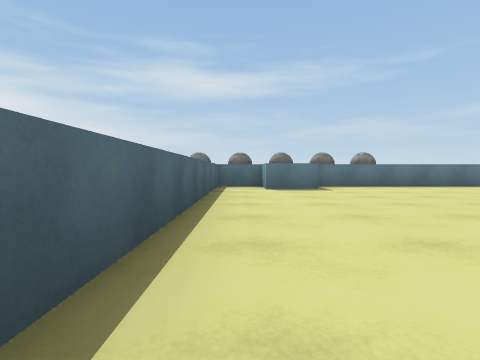
View 1 (above)

16 first-person views from a walk through a 3-D level made in the Unity game engine. The camera is 0.37 m above the floor, tilts 2° down and sees 80° across. The floor is counted in squares, 1 m on a side. Each view is taken from the middle of a square. On the plan, view 1 faces up. The plan holds only what a view shows up to about 9 squares ahead; the rest is blank. The place goes on beyond the plan. The player is left out. Surface patterns are stand-ins for the level's own textures.

View 2
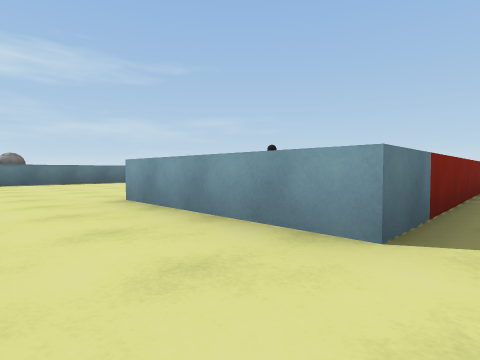

View 3
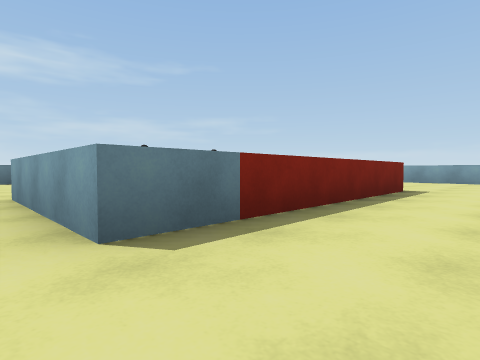

View 4
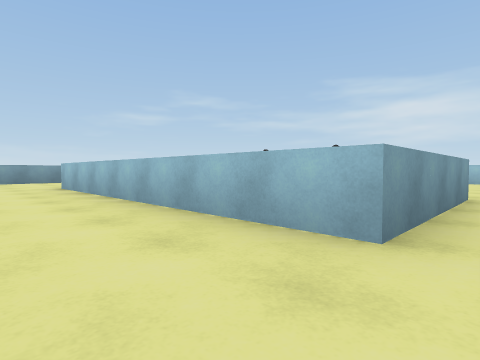

View 5
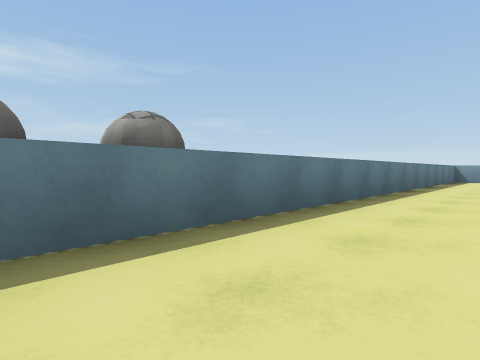

View 6
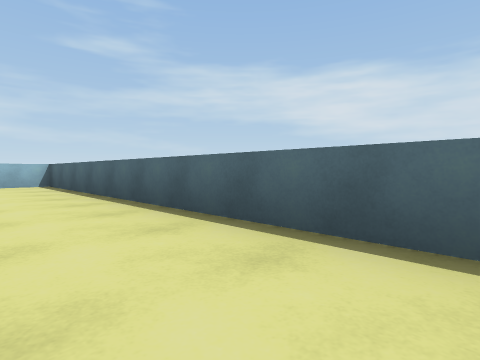

View 7
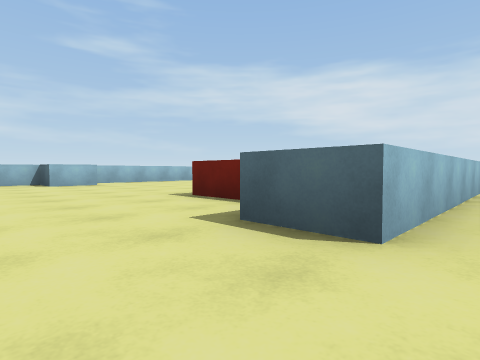

View 8
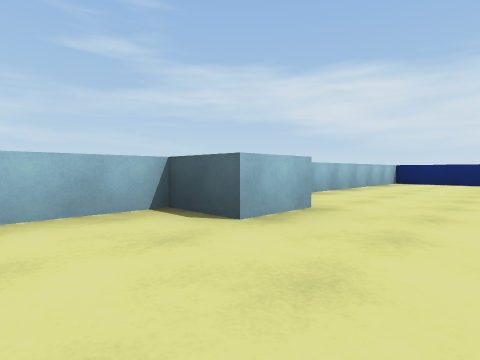

View 9
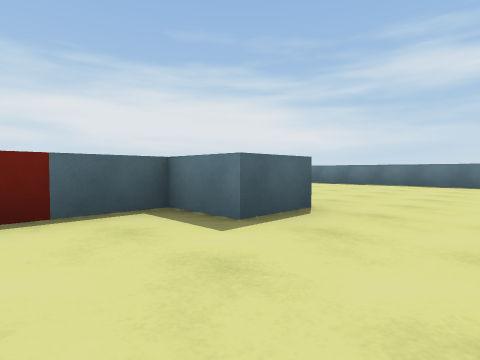

View 10
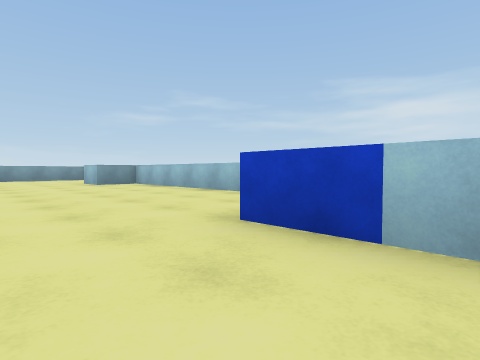

View 11
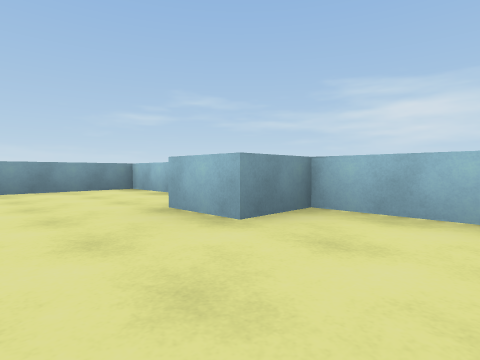

View 12
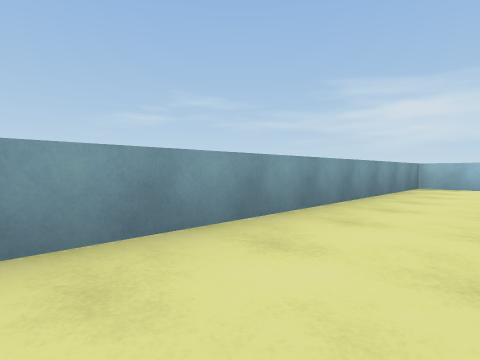

View 13
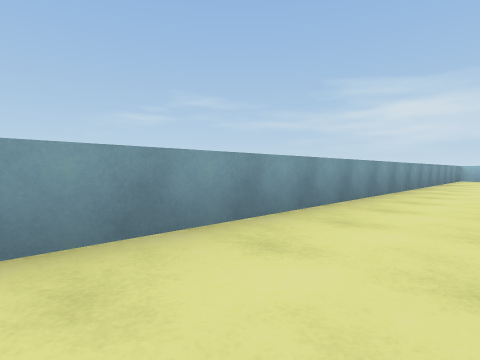

View 14
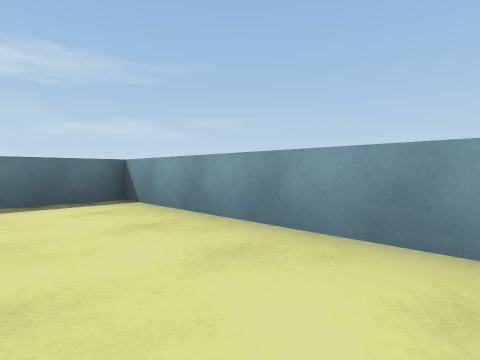

View 15
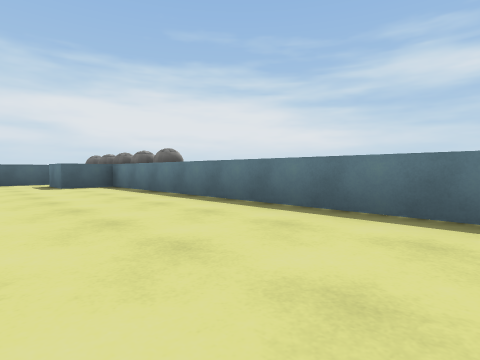

View 16
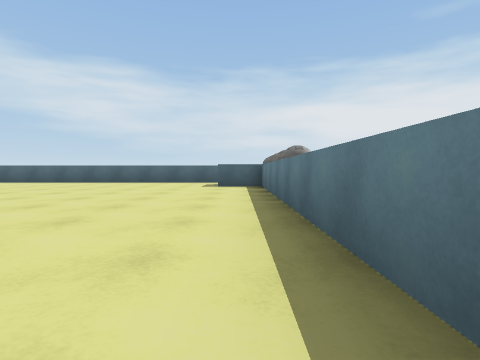

### Floor plan
Points are (right, up) in squares from view 1. A wall is a line through its corners. A room is listed if a view was taken in it or the views show most of it. See-through windows are left out.
Room 1 (views 1, 2, 3, 4, 5, 6, 7, 8, 9, 10, 11, 12, 13, 14, 15, 16)
walls: (8.5, -0.5) (8.5, -1.5) (3.5, -1.5) (3.5, 1.5) (9.5, 1.5) (9.5, 0.5) (8.5, 0.5); (1.5, 6.5) (1.5, 5.5) (0.5, 5.5) (0.5, 6.2); (-0.5, 6.4) (-0.5, -4.5) (2.5, -4.5) (2.5, -6.5) (12.5, -6.5) (12.5, 6.5) (3.4, 6.5)
objects: other object (-1, 7); ball (0, 7); ball (1, 7); ball (2, 7); ball (3, 7); other object (8, 0); other object (9, -6)

Positions as (right, up) in squares from view 1, and headings:
1: (0, 0), facing up
2: (2, -2), facing up-right
3: (3, -3), facing up-right
4: (3, 3), facing down-right
5: (2, 5), facing up-right
6: (1, 3), facing down-left
7: (11, 2), facing down-left
8: (11, -4), facing down-left
9: (11, -1), facing up-left
10: (1, -3), facing down-right
11: (7, -4), facing down-right
12: (11, 0), facing down-right
13: (11, 5), facing down-right
14: (11, 3), facing up-right
15: (8, 4), facing up-left
16: (8, 6), facing left
